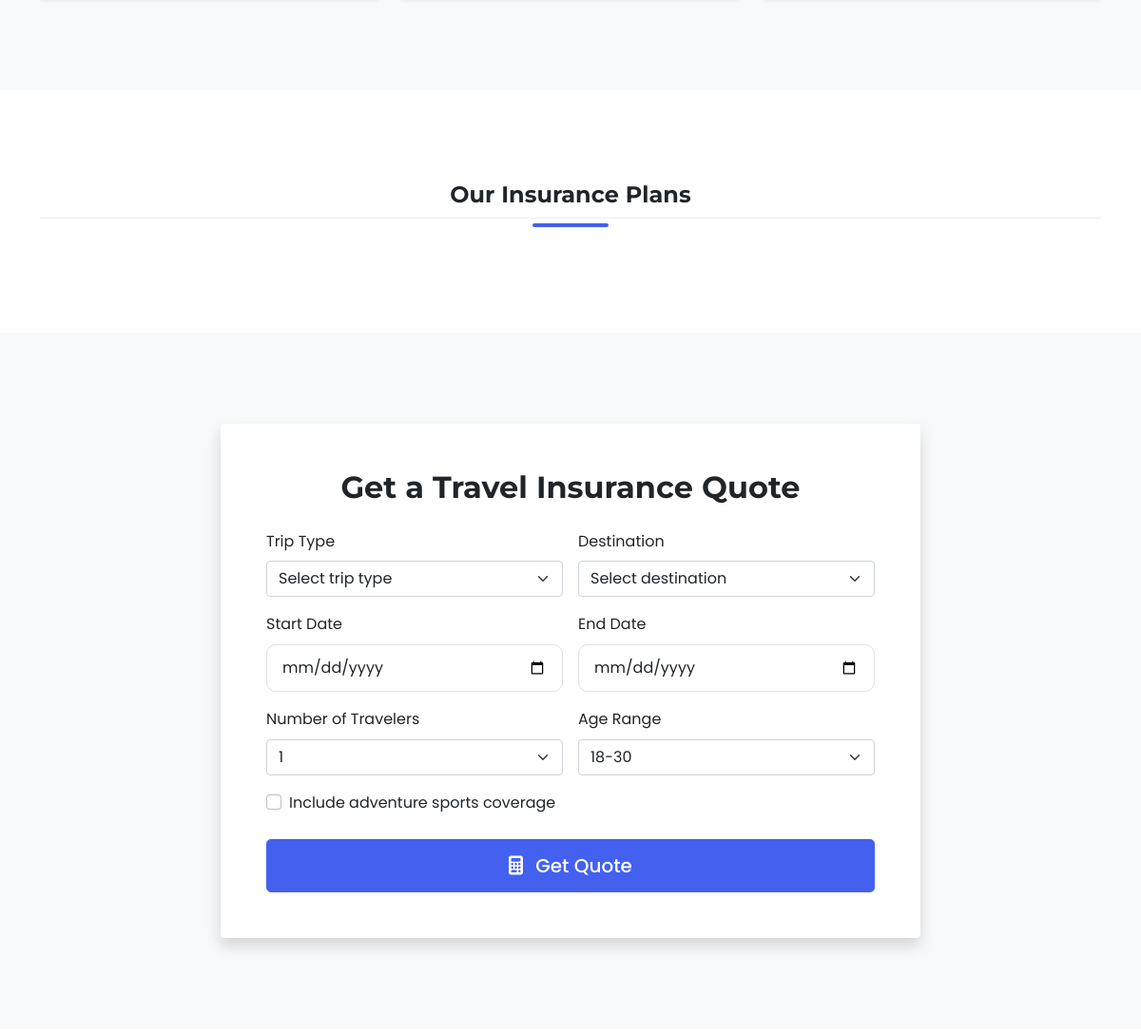
The page /service/insurance/ (middle part) on the database as committed earlier.
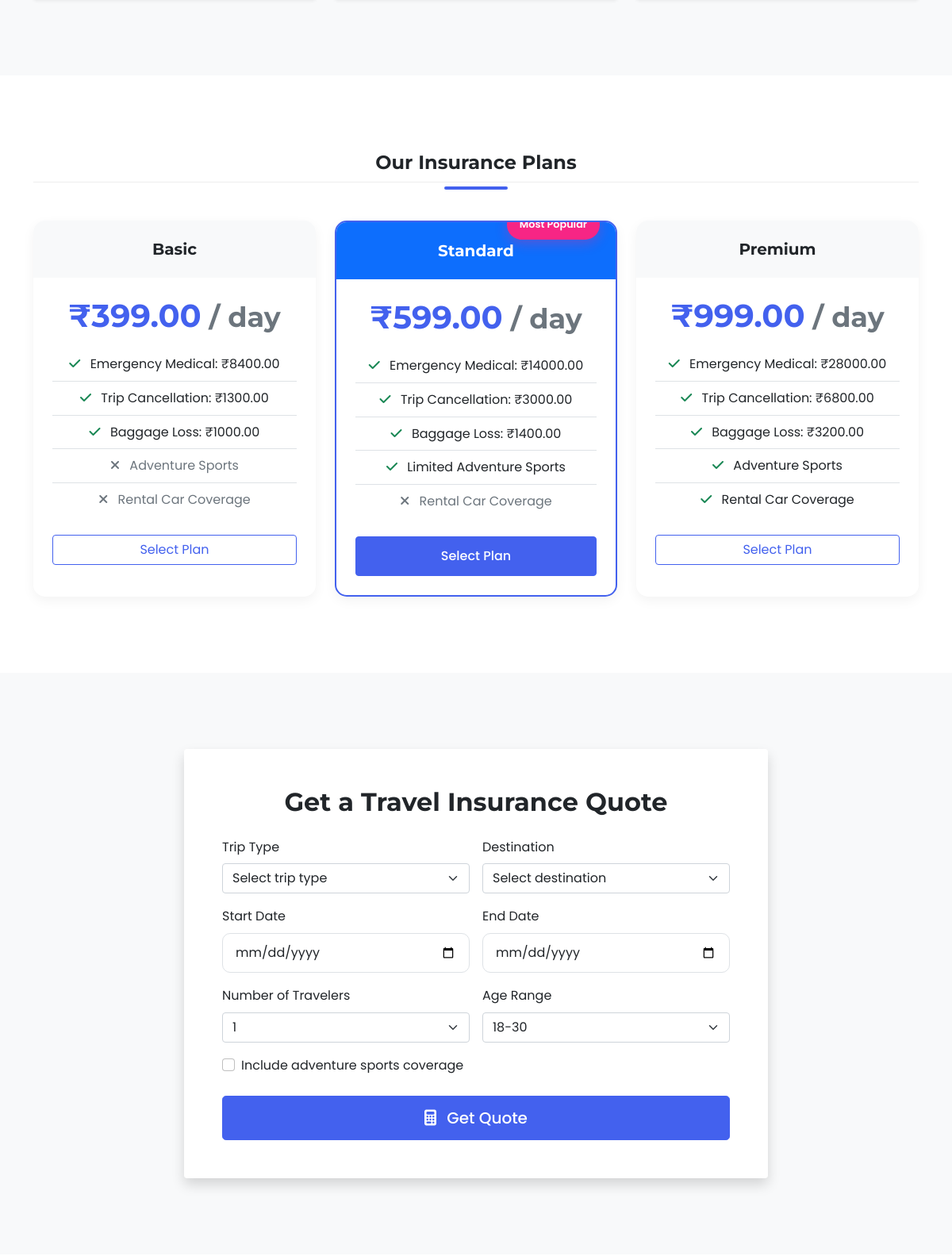
The same page on the database as committed later.
### service/models.py (models this page shows, shortened)
class InsurancePlan(models.Model):
    PLAN_TYPES = [
        ('BASIC', 'Basic'),
        ('STANDARD', 'Standard'),
        ('PREMIUM', 'Premium'),
    ]
    plan_type = models.CharField(max_length=10, choices=PLAN_TYPES, unique=True)
    daily_price = models.DecimalField(max_digits=6, decimal_places=2)
    emergency_medical = models.DecimalField(max_digits=10, decimal_places=2)
    trip_cancellation = models.DecimalField(max_digits=10, decimal_places=2)
    baggage_loss = models.DecimalField(max_digits=10, decimal_places=2)
    adventure_sports = models.BooleanField(default=False)
    rental_car_coverage = models.BooleanField(default=False)
    is_popular = models.BooleanField(default=False)
    created_at = models.DateTimeField(auto_now_add=True)
    updated_at = models.DateTimeField(auto_now=True)

### service/views.py (the view)
# urls.py: path('insurance/', views.Insurance, name='insurance'),
def Insurance(request):
    plans = InsurancePlan.objects.all
    return render(request, 'insurance.html', {'plans': plans})

### templates/insurance.html (shortened to what this page needs)
{% load static %}
<!DOCTYPE html>
<html>
<head>
    <link rel="stylesheet" href="{% static "css/styles.css" %}">
    <link href="https://cdn.jsdelivr.net/npm/bootstrap@5.0.2/dist/css/bootstrap.min.css" rel="stylesheet">
    <link rel="stylesheet" href="https://cdnjs.cloudflare.com/ajax/libs/font-awesome/6.7.2/css/all.min.css" />
    <link rel="stylesheet" href="https://cdnjs.cloudflare.com/ajax/libs/animate.css/4.1.1/animate.min.css"/>
</head>
<body class="insurance-page">
    <section class="py-5 bg-light">
        <div class="container py-5">
        </div>
    </section>
    <section id="plans" class="py-5">
    <div class="container py-5">
        <h2 class="text-center mb-5 section-title">Our Insurance Plans</h2>
        <div class="row g-4">
            {% for plan in plans %}
            <div class="col-md-4 animate__animated animate__fadeInUp {% if forloop.counter == 1 %}animate__fast{% elif forloop.counter == 3 %}animate__fast{% endif %}">
                <div class="card h-100 plan-card {% if plan.is_popular %}popular-plan{% endif %}">
                    {% if plan.is_popular %}
                    <div class="popular-badge">Most Popular</div>
                    {% endif %}
                    <div class="card-header {% if plan.is_popular %}bg-primary text-white{% else %}bg-light{% endif %} py-4 text-center">
                        <h5 class="card-title mb-0">{{ plan.get_plan_type_display }}</h5>
                    </div>
                    <div class="card-body p-4 text-center">
                        <h3 class="price mb-3">₹{{ plan.daily_price }}<span class="text-muted small"> / day</span></h3>
                        <ul class="list-unstyled mb-4">
                            <li class="py-2 border-bottom"><i class="fas fa-check text-success me-2"></i> Emergency Medical: ₹{{ plan.emergency_medical }}</li>
                            <li class="py-2 border-bottom"><i class="fas fa-check text-success me-2"></i> Trip Cancellation: ₹{{ plan.trip_cancellation }}</li>
                            <li class="py-2 border-bottom"><i class="fas fa-check text-success me-2"></i> Baggage Loss: ₹{{ plan.baggage_loss }}</li>
                            <li class="py-2 border-bottom {% if not plan.adventure_sports %}text-muted{% endif %}">
                                <i class="fas {% if plan.adventure_sports %}fa-check text-success{% else %}fa-times{% endif %} me-2"></i>
                                {% if plan.plan_type == 'STANDARD' %}Limited {% endif %}Adventure Sports
                            </li>
                            <li class="py-2 {% if not plan.rental_car_coverage %}text-muted{% endif %}">
                                <i class="fas {% if plan.rental_car_coverage %}fa-check text-success{% else %}fa-times{% endif %} me-2"></i>
                                Rental Car Coverage
                            </li>
                        </ul>
                        <a href="{% url 'payment' pk=plan.id %}"
                           class="btn {% if plan.is_popular %}btn-primary pulse{% else %}btn-outline-primary{% endif %} w-100">
                            Select Plan
                        </a>
                    </div>
                </div>
            </div>
            {% endfor %}
        </div>
    </div>
</section>
    <section id="quote" class="py-5 bg-light">
        <div class="container py-5">
            <div class="row justify-content-center">
                <div class="col-lg-8 animate__animated animate__fadeIn">
                    <div class="card border-0 shadow">
                        <div class="card-body p-4 p-md-5">
                            <h2 class="text-center mb-4">Get a Travel Insurance Quote</h2>
                            <form id="insuranceQuoteForm">
                                <div class="row g-3">
                                    <div class="col-md-6">
                                        <label for="trip_type" class="form-label">Trip Type</label>
                                        <select class="form-select" id="trip_type" name="trip_type" required>
                                            <option value="" selected disabled>Select trip type</option>
                                        </select>
                                    </div>
                                    <div class="col-md-6">
                                        <label for="destination" class="form-label">Destination</label>
                                        <select class="form-select" id="destination" name="destination" required>
                                            <option value="" selected disabled>Select destination</option>
                                        </select>
                                    </div>
                                    <div class="col-md-6">
                                        <label for="start_date" class="form-label">Start Date</label>
                                        <input type="date" class="form-control" id="start_date" name="start_date" required>
                                    </div>
                                    <div class="col-md-6">
                                        <label for="end_date" class="form-label">End Date</label>
                                        <input type="date" class="form-control" id="end_date" name="end_date" required>
                                    </div>
                                    <div class="col-md-6">
                                        <label for="travelers" class="form-label">Number of Travelers</label>
                                        <select class="form-select" id="travelers" name="travelers" required>
                                            <option value="1">1</option>
                                        </select>
                                    </div>
                                    <div class="col-md-6">
                                        <label for="age_range" class="form-label">Age Range</label>
                                        <select class="form-select" id="age_range" name="age_range" required>
                                            <option value="18-30">18-30</option>
                                        </select>
                                    </div>
                                    <div class="col-12">
                                        <div class="form-check">
                                            <input class="form-check-input" type="checkbox" id="adventure_sports" name="adventure_sports">
                                            <label class="form-check-label" for="adventure_sports">
                                                Include adventure sports coverage
                                            </label>
                                        </div>
                                    </div>
                                    <div class="col-12 mt-4">
                                        <button type="submit" class="btn btn-primary btn-lg w-100">
                                            <i class="fas fa-calculator me-2"></i> Get Quote
                                        </button>
                                    </div>
                                </div>
                            </form>
                        </div>
                    </div>
                </div>
            </div>
        </div>
    </section>
</body>
</html>

### templates/Navbar.html (shortened to what this page needs)
{% load static %}

### templates/Footer.html (shortened to what this page needs)
{% load static %}

### static/css/styles.css (style rules this page uses)
body { background-color: #ffffff; font-family: "Roboto", sans-serif; }
.section-title { font-size: 1.5rem; margin-bottom: 20px; padding-bottom: 10px; border-bottom: 1px solid #eee; }
:root { --primary-color: #4361ee; --secondary-color: #3f37c9; --accent-color: #4cc9f0; --light-color: #f8f9fa; --dark-color: #212529; }
.form-control { padding: 12px 15px; border-radius: 8px; border: 1px solid #e0e0e0; transition: all 0.3s; }

### templates/insurance.html (style rules this page uses)
:root { --primary-color: #4361ee; --secondary-color: #3f37c9; --accent-color: #4895ef; --light-color: #f8f9fa; --dark-color: #212529; --success-color: #4cc9f0; --warning-color: #f72585; }
body { font-family: 'Poppins', sans-serif; color: var(--dark-color); line-height: 1.6; overflow-x: hidden; }
h1, h2, h3, h4, h5, h6 { font-family: 'Montserrat', sans-serif; font-weight: 700; }
.btn-primary { background-color: var(--primary-color); border-color: var(--primary-color); padding: 0.75rem 1.5rem; font-weight: 500; transition: all 0.3s ease; }
.btn-outline-primary { color: var(--primary-color); border-color: var(--primary-color); }
.price { color: var(--primary-color); font-weight: 700; font-size: 2.5rem; }
.plan-card { border: none; border-radius: 15px; overflow: hidden; transition: all 0.3s ease; box-shadow: 0 5px 15px rgba(0,0,0,0.05); }
.plan-card .card-header { padding: 1.5rem; border-bottom: none; }
.popular-plan { border: 2px solid var(--primary-color); position: relative; }
.popular-badge { position: absolute; top: -15px; right: 20px; background-color: var(--warning-color); color: white; padding: 0.5rem 1rem; border-radius: 30px; font-size: 0.8rem; font-weight: 600; box-shadow: 0 5px 15px rgba(247, 37, 133, 0.3); }
.form-control { padding: 0.75rem 1rem; border-radius: 10px; border: 1px solid #dee2e6; }
.pulse { animation: pulse 2s infinite; }
.section-title { position: relative; margin-bottom: 3rem; }
.section-title::after { content: ''; position: absolute; bottom: -10px; left: 50%; transform: translateX(-50%); width: 80px; height: 4px; background: var(--primary-color); border-radius: 2px; }

Rows that differ between the two databases and show on the page:
added InsurancePlan: plan_type "Basic", daily_price "399.00", emergency_medical "8400.00", trip_cancellation "1300.00", baggage_loss "1000.00", adventure_sports False (drawn), rental_car_coverage False (drawn)
added InsurancePlan: is_popular "Most Popular", plan_type "Standard", daily_price "599.00", emergency_medical "14000.00", trip_cancellation "3000.00", baggage_loss "1400.00", adventure_sports True (drawn), shows "Limited", rental_car_coverage False (drawn)
added InsurancePlan: plan_type "Premium", daily_price "999.00", emergency_medical "28000.00", trip_cancellation "6800.00", baggage_loss "3200.00", adventure_sports True (drawn), rental_car_coverage True (drawn)
